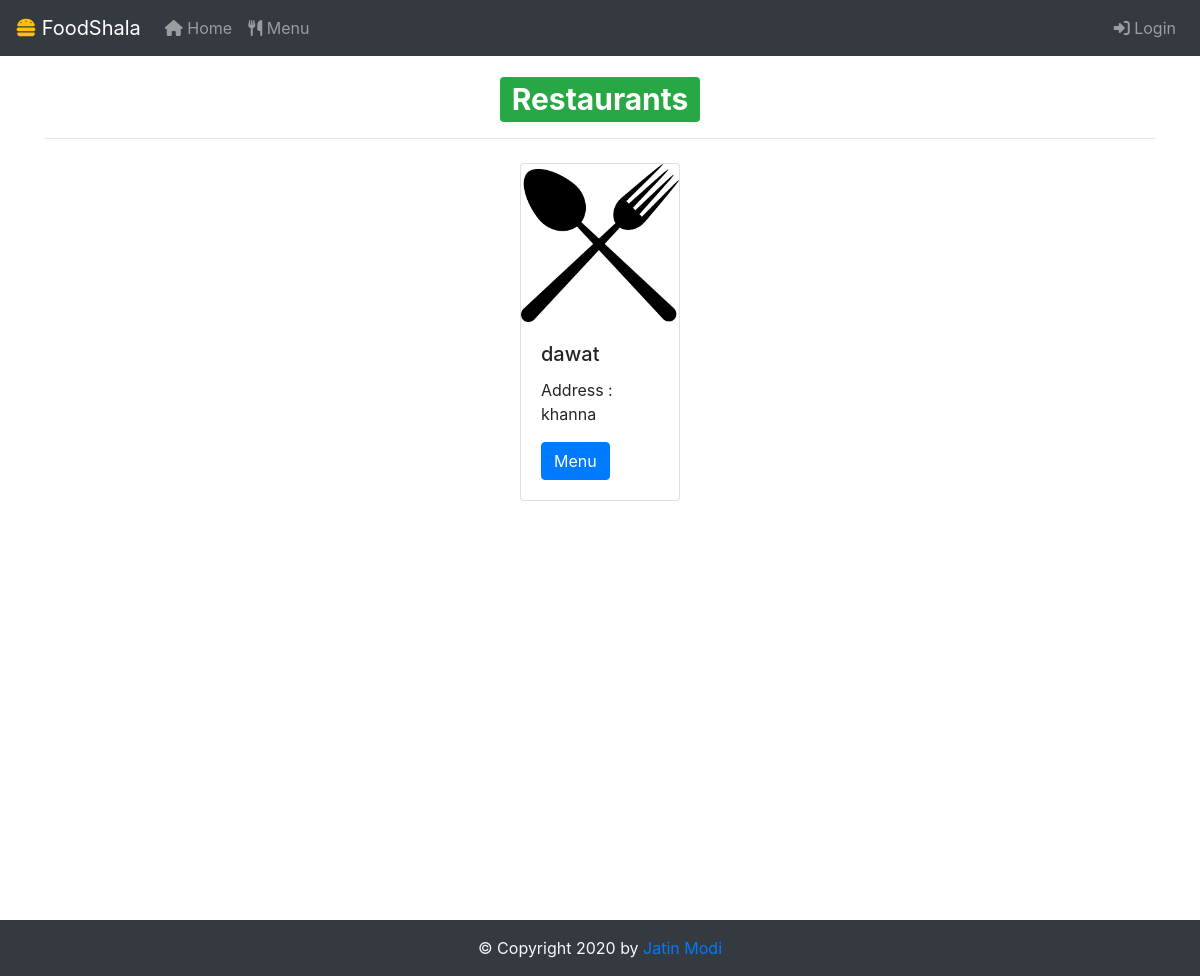
/home, run on an earlier commit of the app's database.
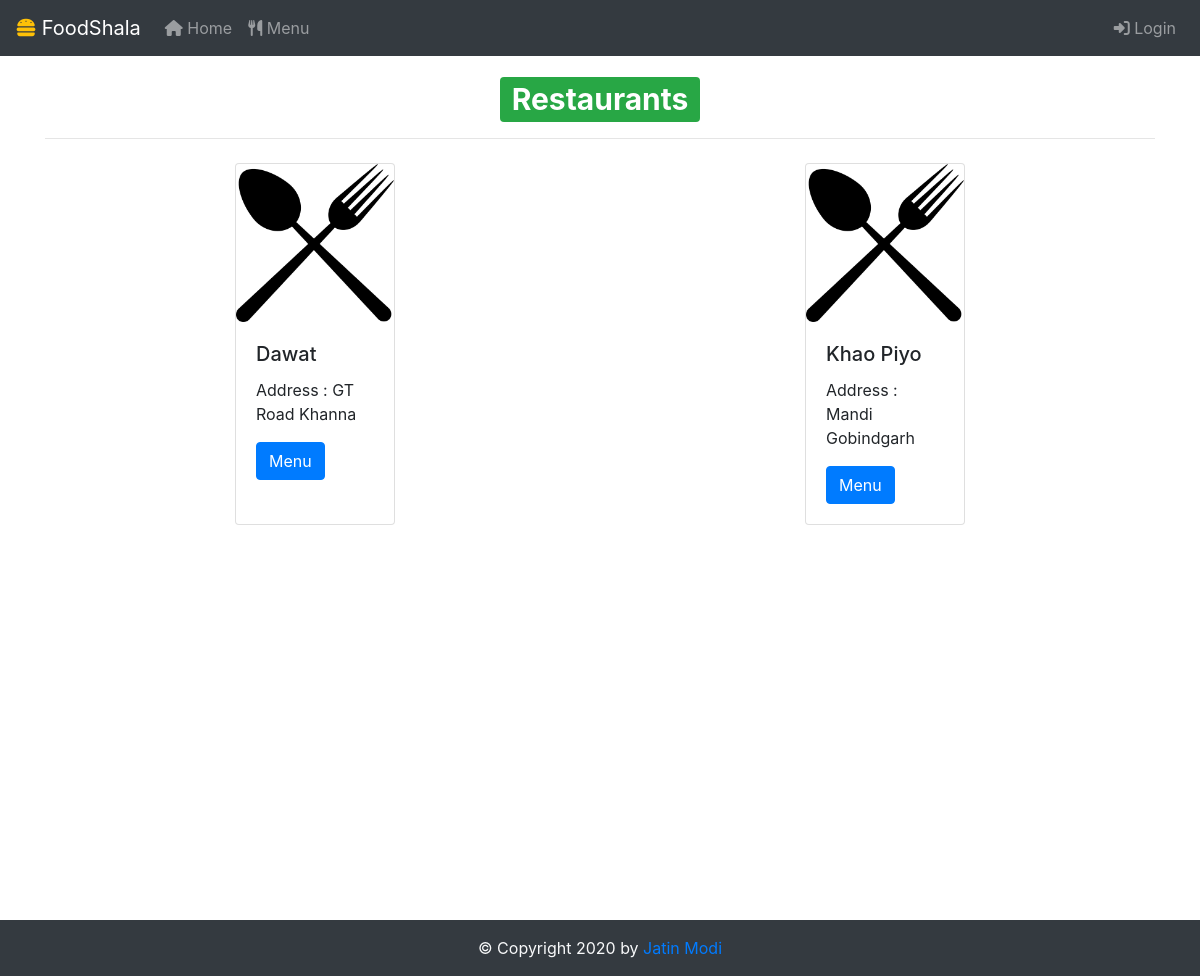
And on a later commit of the database.
### app.py (models this page shows)
class Restaurants(db.Model):
	__tablename__ = 'restaurants'
	id = db.Column(db.Integer,primary_key=True)
	name = db.Column(db.String)
	ownerFirstName = db.Column(db.String)
	ownerLastName = db.Column(db.String)
	email = db.Column(db.String)
	address = db.Column(db.String)
	password = db.Column(db.String)
	mobile = db.Column(db.String)

### app.py (the view)
@app.route("/home")
def home():
	user = None
	restaurants = Restaurants.query.all()
	if checkSession():
		user = Users.query.filter_by(email=session['email']).first()
	return render_template("home.html",user=user,restaurants=restaurants)

### app.py (called while the page is built)
def checkSession():
	if 'email' in session:
		return True
	return False

### templates/home.html (shortened to what this page needs)
{% include "header.html" %}
<div class="container" style="min-height: 100vh;position: relative;">
	<h1 class="mt-3 text-center font-weight-bold"><span class="badge badge-success">Restaurants</span></h1><hr>
	<div class="row mt-4">
		{% for x in restaurants %}
			<div class="card mx-auto" style="width: 10rem;">
  				<img class="card-img-top" src="{{ url_for('static',filename='images/utensils.png') }}">
  				<div class="card-body">
    				<h5 class="card-title">{{ x.name }}</h5>
    				<p class="card-text">Address : {{x.address}}</p>
    				<a href="/restaurant/{{ x.id }}" class="btn btn-primary">Menu</a>
  				</div>
			</div>
		{% endfor %}
	</div>
</div>
{% include "footer.html" %}

What changed in the data, as far as the page shows it:
changed Restaurants: name "dawat" → "Dawat"; address "khanna" → "GT Road Khanna"
added Restaurants: name "Khao Piyo", address "Mandi Gobindgarh"
